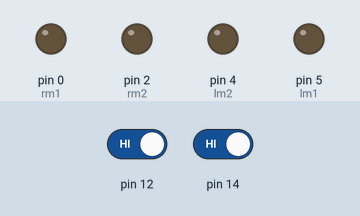
The sketch below on a simulated Arduino Uno, built with avr-gcc and run on an emulated ATmega328P. Shown: output pins drawn as LEDs (lit = HIGH). Inputs (shaded band) come from the test bench; at power-on: pin 12 HIGH, pin 14 HIGH.

Above: at 1.2 s.
1.3 s: pin 12 driven LOW
At 1.9 s:
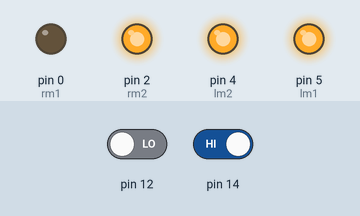
2.8 s: pin 14 driven LOW
At 3.1 s:
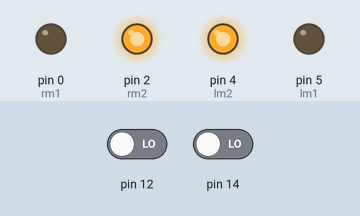
4.3 s: pin 12 driven HIGH
At 5.4 s:
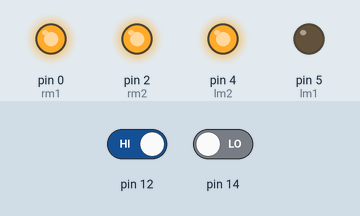
Timing chart, 0 to 7.3 s (numbered marks = the images above; inputs shaded):
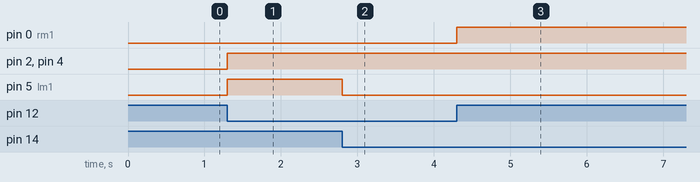

Measured:
- after the input at 1.3 s, pin 2 (rm2), pin 4 (lm2), pin 5 (lm1): LOW → HIGH at once
- after the input at 2.8 s, pin 5 (lm1): HIGH → LOW at once
- after the input at 4.3 s, pin 0 (rm1): LOW → HIGH at once

The sketch:

sketch_may03a.ino
```cpp
int lm1=5;
int lm2=4;
int rm1=0;
int rm2=2;

void forward(){
  digitalWrite(lm1,LOW);
  digitalWrite(lm2,HIGH);
  digitalWrite(rm1,LOW);
  digitalWrite(rm2,HIGH);
}

void left(){
  digitalWrite(lm1,HIGH);
  digitalWrite(lm2,HIGH);
  digitalWrite(rm1,LOW);
  digitalWrite(rm2,HIGH);
}

void right(){
  digitalWrite(lm1,LOW);
  digitalWrite(lm2,HIGH);
  digitalWrite(rm1,HIGH);
  digitalWrite(rm2,HIGH);
}

void setup(){
  pinMode(lm1,OUTPUT);
  pinMode(lm2,OUTPUT);
  pinMode(rm1,OUTPUT);
  pinMode(rm2,OUTPUT);
  pinMode(12,INPUT);
  pinMode(14,INPUT);
}

void loop(){
  int e=digitalRead(14);
  int t=digitalRead(12);

  if((e==0)&&(t==0))
  forward();
  if((e==1)&&(t==0))
  left();
  if((e==0)&&(t==1))
  right();
}
```
